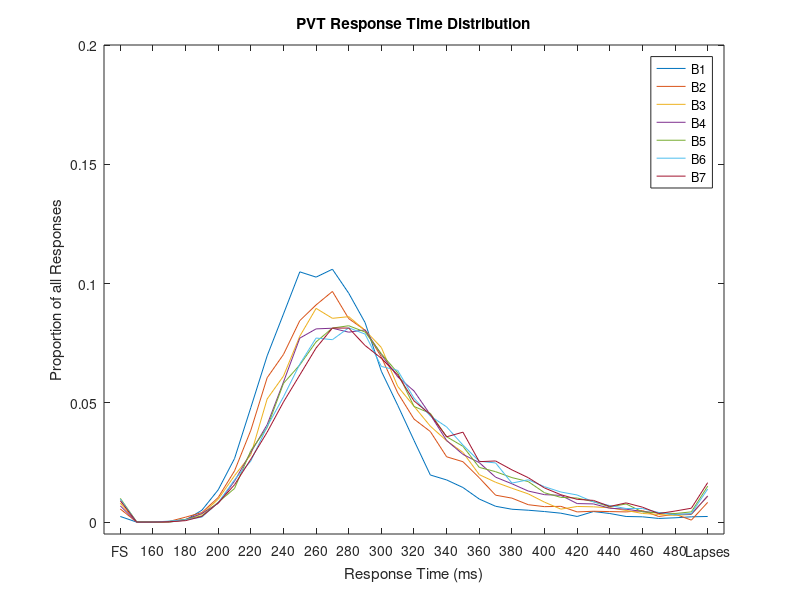
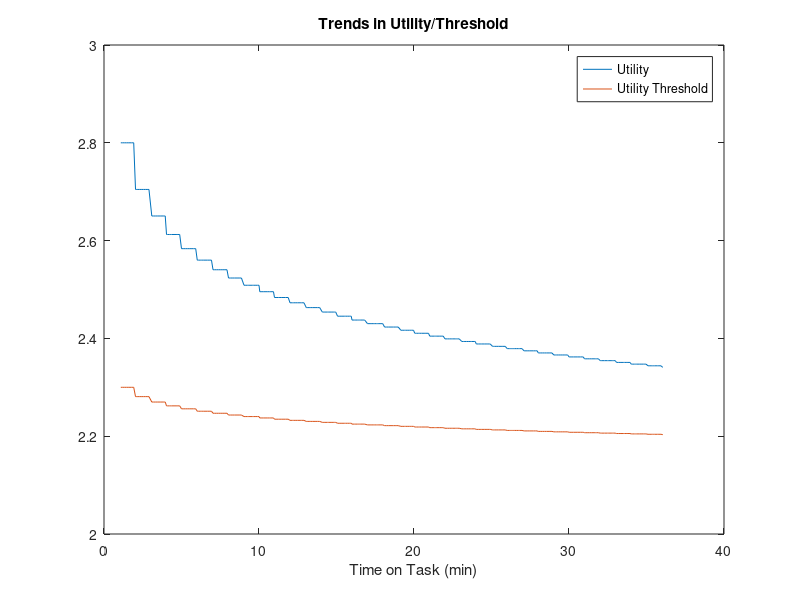
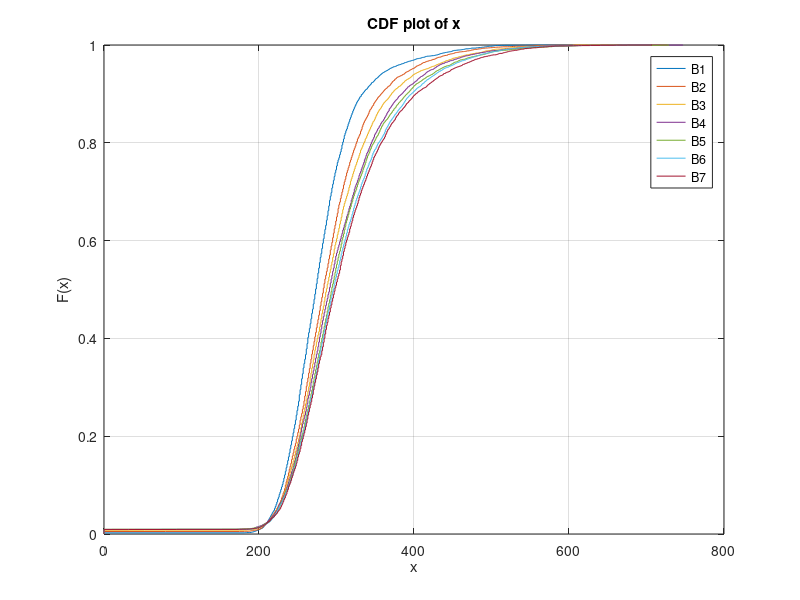

The MATLAB source for these figures, in order:

%% loading the data 
Block1 = load('Block1.txt');
Block2 = load('Block2.txt');
Block3 = load('Block3.txt');
Block4 =load('Block4.txt');
Block5 = load ('Block5.txt');
Block6 = load('Block6.txt');
Block7 = load('Block7.txt');

PVT = load('PVT35min.txt');


U_UT = load('UUT.txt');




%% Create figure
figure1 = figure;

% Create axes
axes1 = axes('Parent',figure1,...
    'XTickLabel',{'FS','160','180','200','220','240','260','280','300'...
    ,'320','340','360','380','400','420','440','460','480','Lapses','',''},...
    'XTickLabelRotation',45,...
    'XTick',[1 3 5 7 9 11 13 15 17 19 21 23 25 27 29 31 33 35 37 39 40]);
% Uncomment the following line to preserve the X-limits of the axes
 xlim(axes1,[0 38]);
% Uncomment the following line to preserve the Y-limits of the axes
 ylim(axes1,[-0.005 0.2]);
box(axes1,'on');
hold(axes1,'on');

% Create multiple lines using matrix input to plot
plot(PVT','Parent',axes1);
legend('B1', 'B2','B3','B4','B5','B6','B7');

title('PVT Response Time Distribution');
xlabel('Response Time (ms)');
ylabel('Proportion of all Responses');


%%
U_UT(:,1) = U_UT(:,1)/60; 
% Create figure
figure1 = figure;

% Create axes
axes1 = axes('Parent',figure1);
ylim(axes1,[2 3]);
box(axes1,'on');
hold(axes1,'on');

% Create multiple lines using matrix input to plot
plot1 = plot(U_UT(:,1),U_UT(:,[2,3]));
set(plot1(1),'DisplayName','Utility');
set(plot1(2),'DisplayName','Utility Threshold');
% Create legend
legend1 = legend(axes1,'show');
set(legend1,'FontSize',9);
title('Trends in Utility/Threshold');
xlabel('Time on Task (min)');



%%
figure;
cdfplot(Block1);
hold on;

cdfplot(Block2);
cdfplot(Block3);
cdfplot(Block4);
cdfplot(Block5);
cdfplot(Block6);
cdfplot(Block7);
legend('B1', 'B2','B3','B4','B5','B6','B7');
